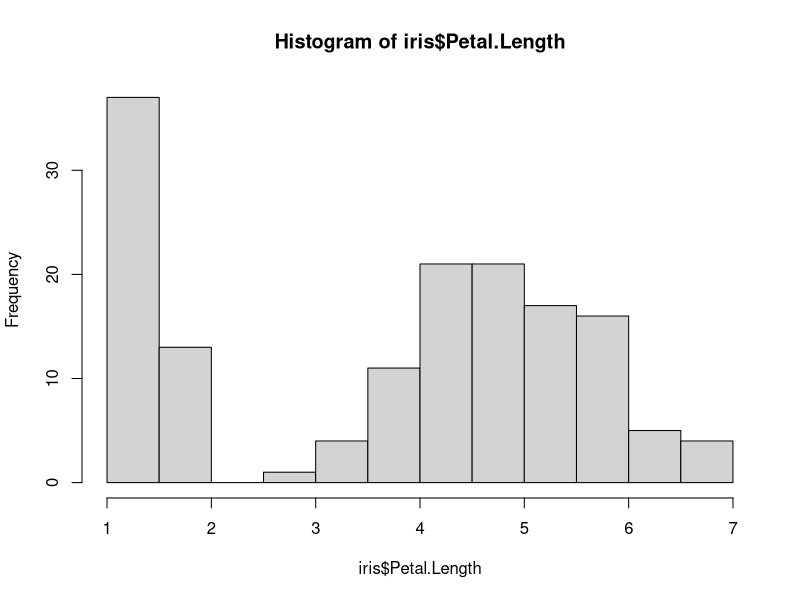
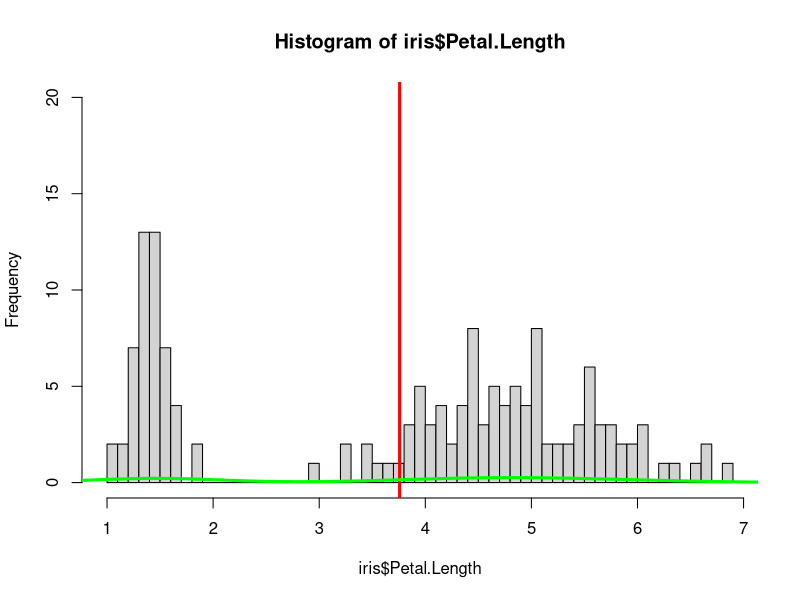
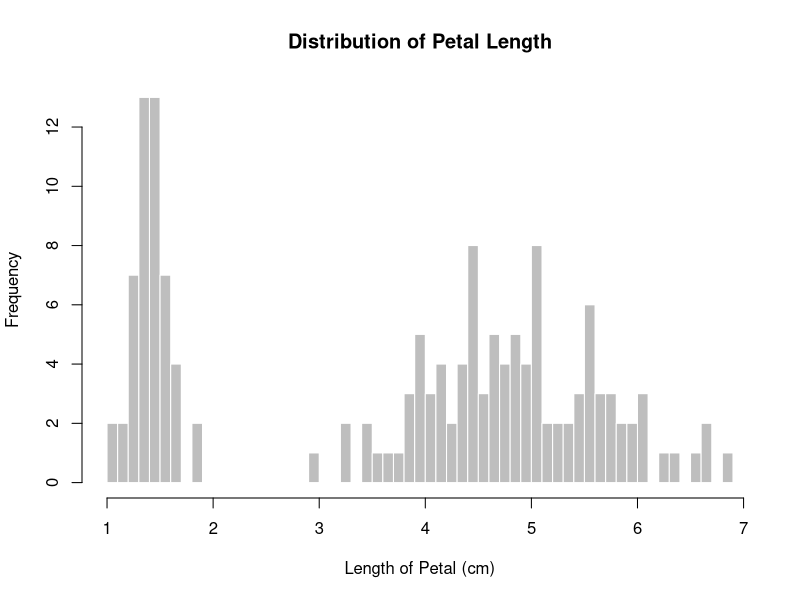
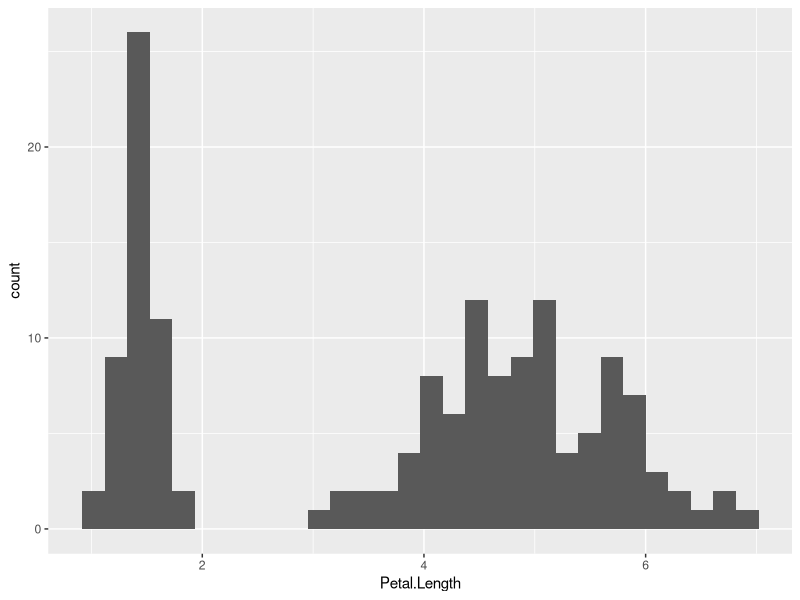
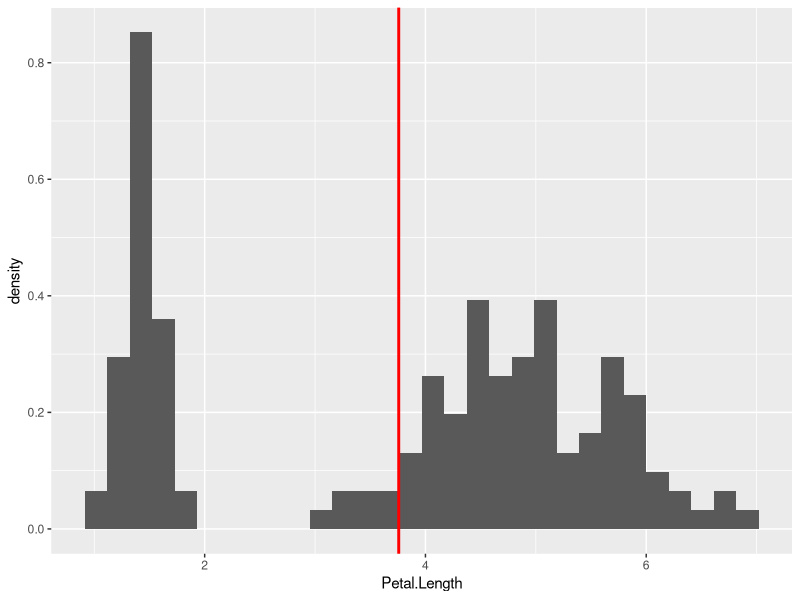
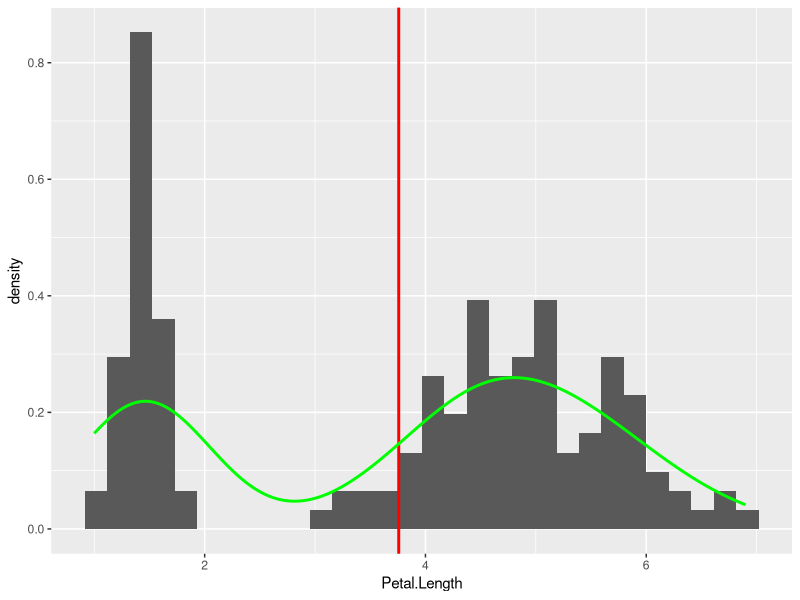
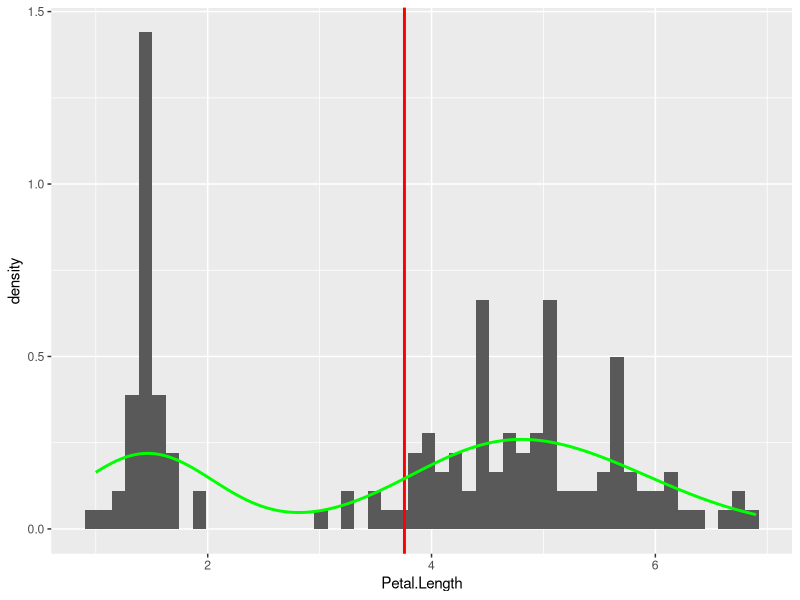
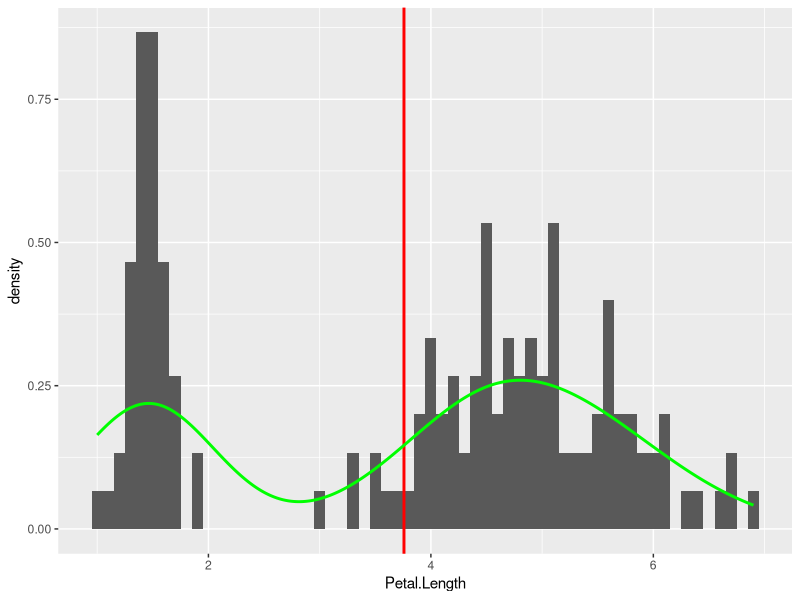

Recreate these plots in R, in order.
data(iris) # load data

#plot based on hist (default function)

petal_length_mean <- mean (iris$Petal.Length) # calculate the mean value of Petal.Length
hist(iris$Petal.Length) #create a histogram
hist(iris$Petal.Length, breaks = 50, ylim = c(0, 20)) # set 50 breaks for the histogram and set the range of y
abline(v = mean(iris$Petal.Length), col='red', lwd = 3) # add the average on the graph
lines(density(iris$Petal.Length), col = 'green', lwd = 3) # add the density on the graph
hist(iris$Petal.Length, breaks = 50, xlab = 'Length of Petal (cm)', ylab = 'Frequency', main = 'Distribution of Petal Length', col = 'gray', border = "white") #add the legends and title on the graph

#install packages fo "ggplot2", "readr", and "dplyr", only need to do once
install.packages("ggplot2")
install.packages("readr")
install.packages("dplyr")
# load those packages, load by "library" before we use it in one project
library(ggplot2)
library(readr)
library(dplyr)

# plot the histogram based on ggplot
# basic graph
ggplot(iris, aes(x = Petal.Length)) + geom_histogram()
length_stats <- iris |>
  summarise(mean_length = mean(Petal.Length))
length_stats

# add average line by using geom_vline()
ggplot(data = iris, aes(x = Petal.Length, y = after_stat(density))) +
  geom_histogram() +
  geom_vline(aes(xintercept = mean_length), length_stats, color = "red", linewidth = 1)

# add the density by using geom_density()
ggplot(data = iris, aes(x = Petal.Length, y = after_stat(density))) +
  geom_histogram() +
  geom_vline(aes(xintercept = mean_length), length_stats, color = "red", linewidth = 1) +
  geom_density(color = "green", linewidth = 1)

# set 50 breaks for the x extent
ggplot(data = iris, aes(x = Petal.Length, y = after_stat(density))) +
  geom_histogram(bins = 50) +
  geom_vline(aes(xintercept = mean_length), length_stats, color = "red", linewidth = 1) +
  geom_density(color = "green", linewidth = 1)

# change number of bins by changing the width of it
ggplot(data = iris, aes(x = Petal.Length, y = after_stat(density))) +
  geom_histogram(binwidth = 0.1) +
  geom_vline(aes(xintercept = mean_length), length_stats, color = "red", linewidth = 1) +
  geom_density(color = "green", linewidth = 1)

# change number of bins by changing the width of it
ggplot(data = iris, aes(x = Petal.Length, y = after_stat(density))) +
  geom_histogram(boundary = 0.5) +
  geom_vline(aes(xintercept = mean_length), length_stats, color = "red", linewidth = 1) +
  geom_density(color = "green", linewidth = 1)

#change the colors of the background and the bins
ggplot(data = iris, aes(x = Petal.Length, y = after_stat(density))) +
  geom_histogram(bins = 50, color = "white", fill = "blue") +
  geom_vline(aes(xintercept = mean_length), length_stats, color = "red", linewidth = 1) +
  geom_density(color = "green", linewidth = 1)

# import the factor "Species" from data_iris
data_iris <- iris |>
  mutate(Species = factor(Species))

# group it by factor "species"
ggplot(data = data_iris, aes(x = Petal.Length, y = after_stat(density), fill = Species)) +
  geom_histogram(bins = 50, color = "white", fill = "blue") +
  geom_vline(aes(xintercept = mean_length), length_stats, color = "red", linewidth = 1) +
  geom_density(color = "gray", linewidth = 1)+
  labs(x ='Length of Petal (cm)', y='Count', title = 'Petal Length Distributions')

# Add the range of x using xlin()
ggplot(data = data_iris, aes(x = Petal.Length, y = after_stat(density), fill = Species)) +
  geom_histogram(bins = 50, color = "white", fill = "blue") +
  geom_vline(aes(xintercept = mean_length), length_stats, color = "red", linewidth = 1) +
  geom_density(color = "gray", linewidth = 1)+
  labs(x ='Length of Petal (cm)', y='Count', title = 'Petal Length Distributions') +
  xlim(0, 8)

# adjust the position of the legend and separate the three species into three graphs

PetalPlot <- ggplot(data = data_iris, aes(x = Petal.Length, y = after_stat(density), fill = Species)) +
  geom_histogram(bins = 50, color = "white", fill = "blue") + facet_grid(vars(Species)) +
  geom_vline(aes(xintercept = mean_length), length_stats, color = "red", linewidth = 1) +
  geom_density(color = "gray", linewidth = 1, alpha = 0.5)+
  labs(x ='Length of Petal (cm)', y='Count', title = 'Petal length distributions of three species', caption = "Data Resource: iris (https://rpubs.com/moeransm/intro-iris)") +
  xlim(0, 8) +
  theme(legend.position = "bottom", plot.title = element_text(hjust = 0.5), plot.subtitle = element_text(hjust = 0.5))

ggsave("Petal_Length_Distributions.png", plot = PetalPlot, width = 8, height = 6, dpi = 300)
